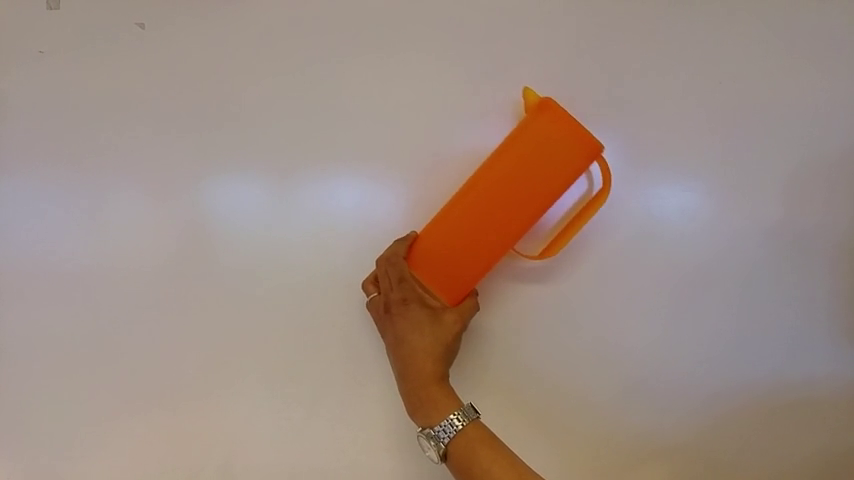
//> input picture frame 54 of Assignment3/2Build/MeasuringAngle.mp4, 854 x 480 px
$ ./main   (built with g++ and OpenCV 4)
//> lines starting //> are read from the running program, lines starting //| are printed output that depends on the picture; after the words box and inside, x2 and y2 are one past the last pixel; in counts of white or black regions, pixels touching at a corner belong together
#include <opencv2/opencv.hpp>
#include <iostream>

using namespace cv;

//main functions
void playVideo();
void processImage();
void displayGraphics();
void on_trackbar( int, void* );

//video
VideoCapture cap;
Mat frame;
Mat result;


int main(int argc, char *argv[])
{
//create a window
namedWindow("Frame");
namedWindow("Result");

//load the image
if(argc > 1)
	cap = VideoCapture(argv[1]);
else
	cap = VideoCapture("MeasuringAngle.mp4");

if(!cap.isOpened())
    std::cout << "Error opening video stream or file" << std::endl;


playVideo();


waitKey(0);

cap.release();
destroyAllWindows();

return 0;
}

void playVideo()
{
	while(1){

		cap >> frame;
//> frame is the input picture: 480 rows x 854 cols, CV_8UC3; mean B, G, R 129.1, 139, 157.3

		// If the frame is empty, break immediately
		if (frame.empty())
			break;

		processImage();
		displayGraphics();

		// Press  ESC on keyboard to exit
		char c=(char)waitKey(25);
		if(c==27)
			break;
	}
}

void displayGraphics()
{
	// Display the resulting frame
	imshow( "Frame", frame );
	imshow( "Result", result );
}

void processImage()
{
	Mat prosessing = frame.clone();

	cvtColor(prosessing, result, COLOR_BGR2HSV);
//> result: 480 rows x 854 cols, CV_8UC3; mean H, S, V 39.9, 49.9, 157.8

	prosessing = result.clone();
	result = frame.clone();
	inRange(prosessing,Scalar(5,230,125)
			,Scalar(20,255,255),result);
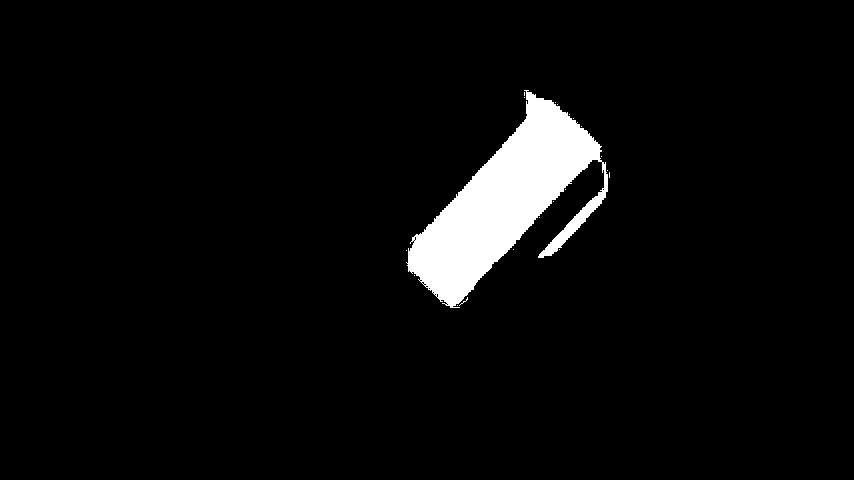
//> result: 480 rows x 854 cols, CV_8UC1; 4.4% white; 20 white regions (19 under 20 px), largest, box (x1, y1, x2, y2) and area: (406, 90, 608, 308) 17912

	prosessing = result.clone();
	GaussianBlur(prosessing, result, Size(9,9), 2,2);

	prosessing = result.clone();
	Canny(prosessing, result, 100,100);

	prosessing = result.clone();
	std::vector<Vec2f> lines;
    HoughLines( result, lines, 1, CV_PI/180, 80 );
//> lines = 6 lines (rho, theta): [541, 0.75], [466, 0.75], [470, 0.73], [545, 0.73], [537, 0.77], [559, 0.79]

	int nLines = lines.size();
//> nLines = 6
	float totalTheta = 0;
	for( size_t i = 0; i < nLines; i++ )
    {
		totalTheta +=lines[i][1];
	}
//> this loop made 6 passes
//> totalTheta on passes 1 to 6: 0.75, 1.5, 2.23, 2.97, 3.74, 4.52
//> after the loop, totalTheta = 4.52

	result = frame.clone();
	float avgTheta = totalTheta*180/CV_PI/nLines;
//> avgTheta = 43.17
	std::string text = std::string("object angle: ") + std::to_string((double)avgTheta);
//> text = "object angle: 43.166664"
	putText(result, text, Point(10,50), FONT_HERSHEY_SIMPLEX, 1, Scalar(255,255,255), 2);
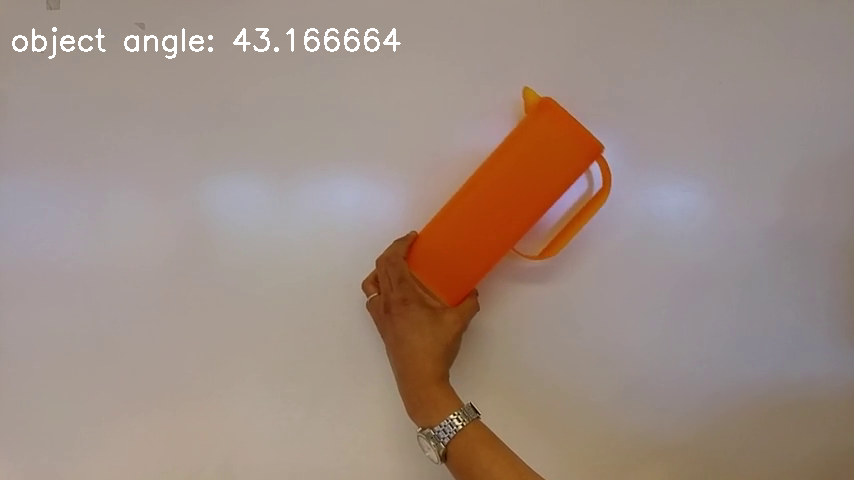
//> result: 480 rows x 854 cols, CV_8UC3; mean B, G, R 129.8, 139.7, 157.9
//> the Esc key is pressed
}

$ run again, starting later in the video
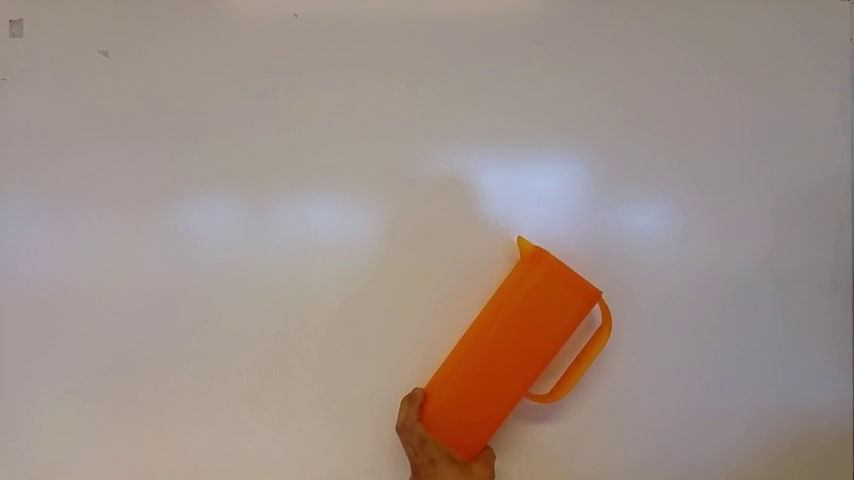
//> input picture frame 245 of Assignment3/2Build/MeasuringAngle.mp4, 854 x 480 px
//> in playVideo, frame is the input picture: 480 rows x 854 cols, CV_8UC3; mean B, G, R 135.6, 143.2, 159.1
//> in processImage, `inRange(prosessing,Scalar(5,230,125) ,Scalar(20,255,255),result);`:
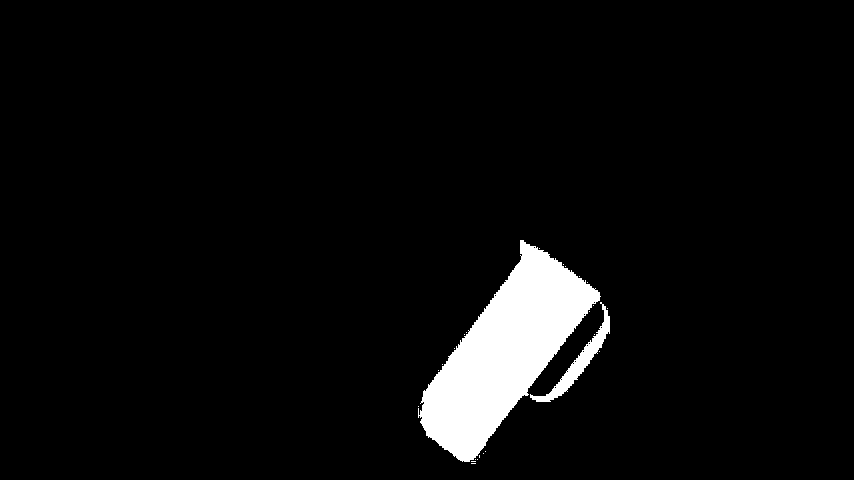
//> result: 480 rows x 854 cols, CV_8UC1; 4.7% white; 25 white regions (23 under 20 px), largest, box (x1, y1, x2, y2) and area: (418, 240, 601, 462) 17775, (530, 302, 610, 402) 1287
//> lines = 3 lines (rho, theta): [655, 0.66], [573, 0.63], [656, 0.65]
//> nLines = 3
//> the loop in processImage, `for( size_t i = 0; i < nLines; i++ )` made 3 passes
//> totalTheta on passes 1 to 3: 0.663, 1.29, 1.94
//> after the loop in processImage, `for( size_t i = 0; i < nLines; i++ )`: totalTheta = 1.94
//> avgTheta = 37
//> text = "object angle: 37.000000"
//> in processImage, `putText(result, text, Point(10,50), FONT_HERSHEY_SIMPLEX, 1, Scalar(25..`:
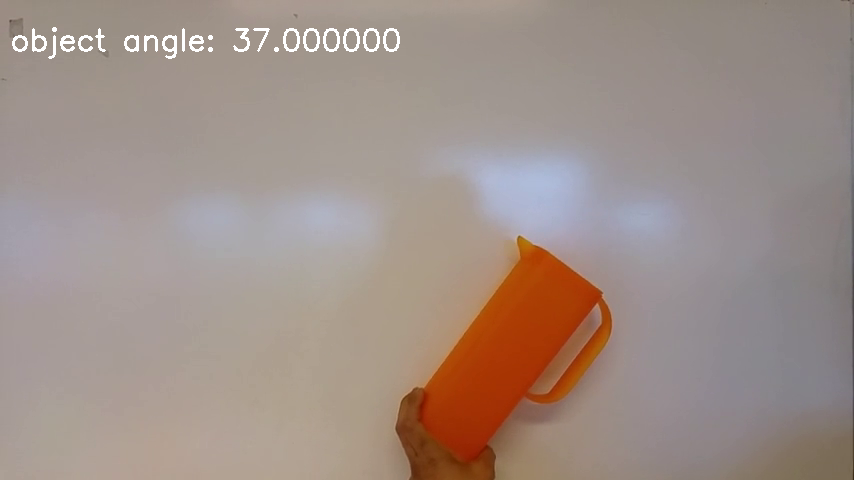
//> result: 480 rows x 854 cols, CV_8UC3; mean B, G, R 136.4, 143.9, 159.7

$ run again, starting later in the video
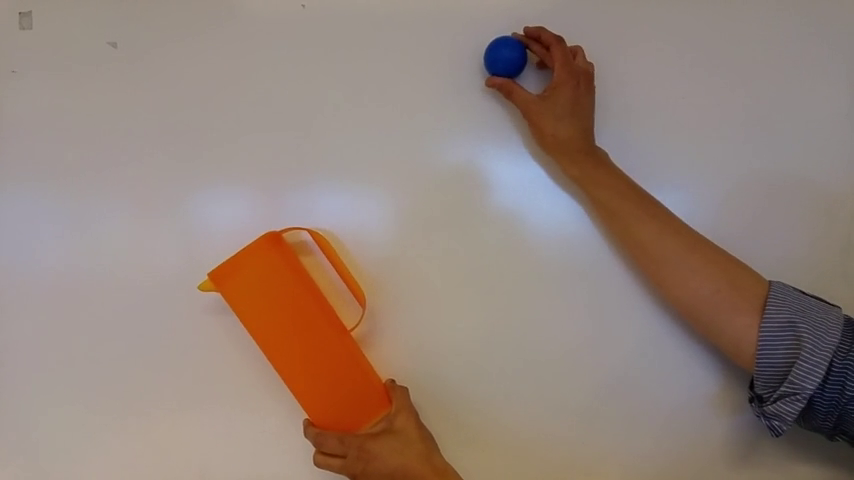
//> input picture frame 436 of Assignment3/2Build/MeasuringAngle.mp4, 854 x 480 px
//> in playVideo, frame is the input picture: 480 rows x 854 cols, CV_8UC3; mean B, G, R 120.8, 130, 147.4
//> in processImage, `inRange(prosessing,Scalar(5,230,125) ,Scalar(20,255,255),result);`:
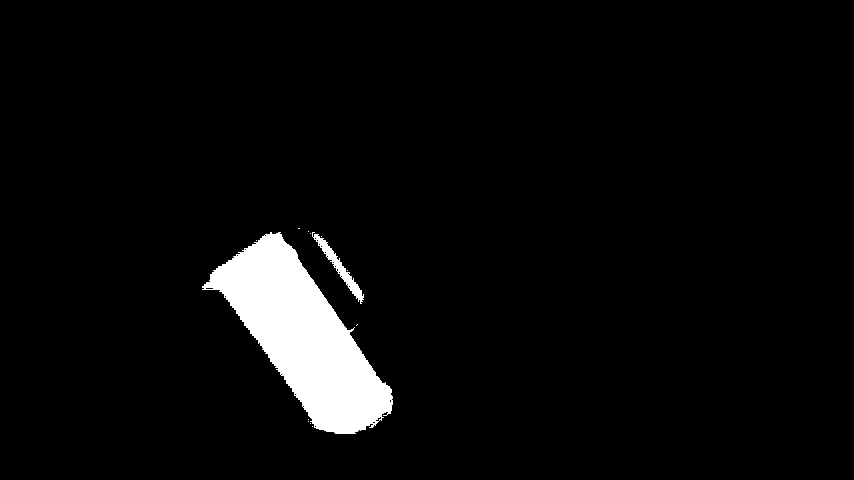
//> result: 480 rows x 854 cols, CV_8UC1; 4.4% white; 13 white regions (11 under 20 px), largest, box (x1, y1, x2, y2) and area: (202, 232, 393, 434) 17183, (312, 232, 364, 304) 643
//> lines = 4 lines (rho, theta): [-103, 2.55], [-7, 2.51], [-15, 2.53], [-95, 2.53]
//> nLines = 4
//> the loop in processImage, `for( size_t i = 0; i < nLines; i++ )` made 4 passes
//> totalTheta on passes 1 to 4: 2.55, 5.06, 7.59, 10.12
//> after the loop in processImage, `for( size_t i = 0; i < nLines; i++ )`: totalTheta = 10.12
//> avgTheta = 145
//> text = "object angle: 145.000000"
//> in processImage, `putText(result, text, Point(10,50), FONT_HERSHEY_SIMPLEX, 1, Scalar(25..`:
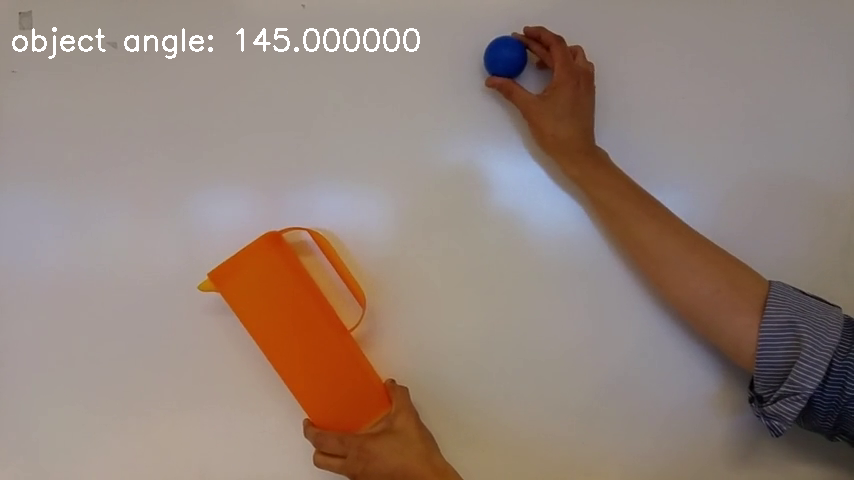
//> result: 480 rows x 854 cols, CV_8UC3; mean B, G, R 121.6, 130.7, 148.1
